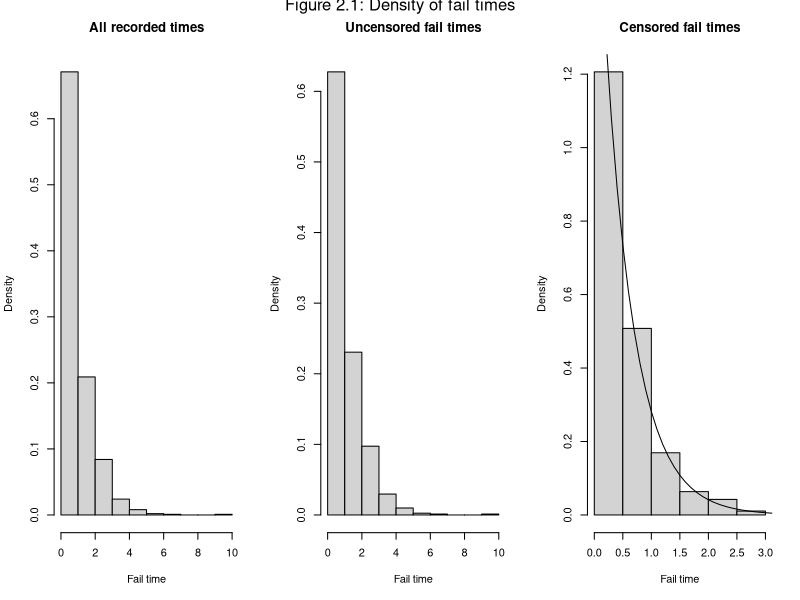
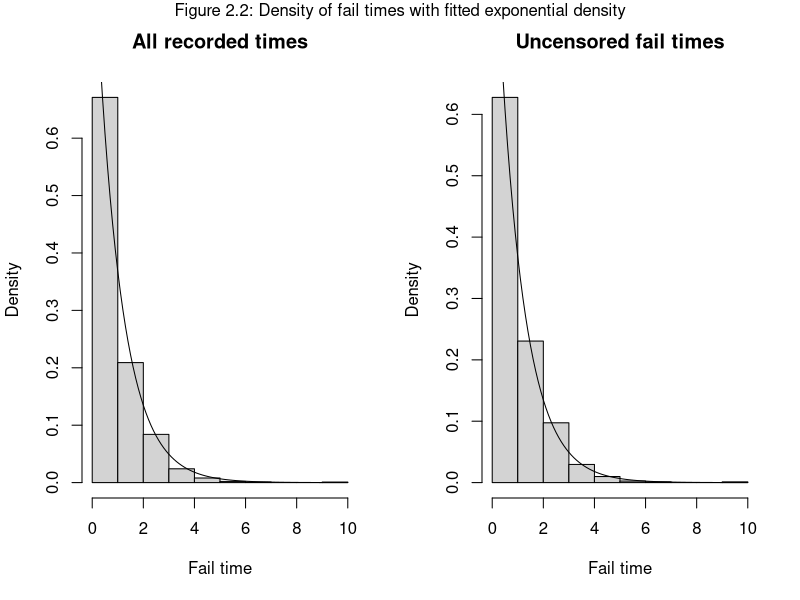

Write the R code that produced these figures, in order.
## ---- chunk 1
# Setup

library(magrittr)
library(dplyr)

# Read in the data, and create a column with clear indication whether an
# observation is censored or not. To be clear, cens=2 indicates that an
# observation *is* censored, and thus "yes".
df_prodfails <- read.csv("censoredproc.csv", sep = ";") %>%
  mutate(censored = c("no", "yes")[(cens == 2)+1])
## ---- chunk 2
# Question 2.1

# Create plot grid
layout(mat=matrix(c(1,2, 3), nrow = 1, byrow = T))

hist(df_prodfails$time,
     freq = F,
     main = "All recorded times",
     xlab = "Fail time")

hist(df_prodfails %>% filter(censored == "no") %>% extract2(1),
     freq=F,
     main = "Uncensored fail times",
     xlab = "Fail time")

hist(df_prodfails %>% filter(censored == "yes") %>% extract2(1),
     freq=F,
     main = "Censored fail times",
     xlab = "Fail time")

# Add exponential density
lambda_estim <- 1/(df_prodfails %>% filter(censored == "yes") %>% extract2(1) %>% mean())
x_seq <- seq(0, 10, 0.1)
points(x_seq, dexp(x_seq, rate=lambda_estim), type="l")

# Set figure title
mtext("Figure 2.1: Density of fail times", side=3, outer=TRUE, line=-1)

## ---- chunk 3
Likelihood <- function(lambda, data){
  first_term <- (lambda*exp(-lambda*data$time))^(data$cens == 1)
  
  second_term <- (1-exp(-lambda*data$time))^(1 - (data$cens == 1))
  
  prod(first_term, second_term)
}

Q <- function(theta, theta_k){
  
}


EM_algorithm <- function(lambda_start = 100, epsilon = 0.001){
  # Setup
  k <- 0
  k_max <- 100
  lambda = 
  
  # Keep iterating until convergence is reached
  while(k <= k_max & F){
    # E Step
    
    # M Step
    
  }
}
## ---- chunk 4
# Question 2.5

lambda_estim <- 1/(df_prodfails %>% filter(censored == "no") %>% extract2(1) %>% mean())
x_seq <- seq(0, 10, 0.1)

# Create plot grid
layout(mat=matrix(c(1,2), nrow = 1, byrow = T))

# Create histogram of all recorded times
hist(df_prodfails$time,
     freq = F,
     main = "All recorded times",
     xlab = "Fail time")

# Add exponential density
points(x_seq, dexp(x_seq, rate=lambda_estim), type="l")

# Create a histogram of all uncensored times
hist(df_prodfails %>% filter(cens == 1) %>% extract2(1),
     freq=F,
     main = "Uncensored fail times",
     xlab = "Fail time")

# Add exponential density
points(x_seq, dexp(x_seq, rate=lambda_estim), type="l")

# Set figure title
mtext("Figure 2.2: Density of fail times with fitted exponential density",
      side=3, outer=TRUE, line=-1)

